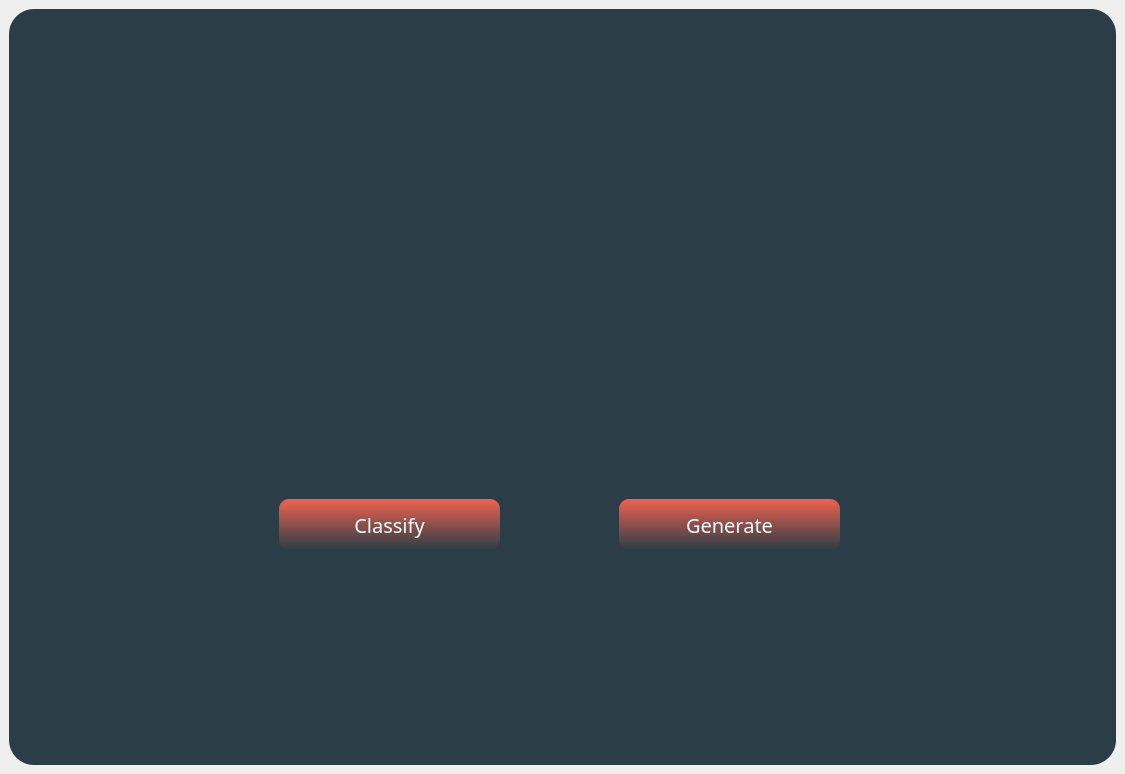
<?xml version="1.0" encoding="UTF-8"?>
<ui version="4.0">
 <class>MainWindow</class>
 <widget class="QMainWindow" name="MainWindow">
  <property name="geometry">
   <rect>
    <x>0</x>
    <y>0</y>
    <width>1125</width>
    <height>774</height>
   </rect>
  </property>
  <property name="windowTitle">
   <string>MainWindow</string>
  </property>
  <property name="layoutDirection">
   <enum>Qt::LeftToRight</enum>
  </property>
  <widget class="QWidget" name="centralwidget">
   <layout class="QHBoxLayout" name="horizontalLayout">
    <item>
     <widget class="QFrame" name="MainFrame">
      <property name="styleSheet">
       <string notr="true">background-color: #2b3e47;
border-radius: 25px;</string>
      </property>
      <property name="frameShape">
       <enum>QFrame::StyledPanel</enum>
      </property>
      <property name="frameShadow">
       <enum>QFrame::Raised</enum>
      </property>
      <widget class="QPushButton" name="classifyButton">
       <property name="geometry">
        <rect>
         <x>270</x>
         <y>490</y>
         <width>221</width>
         <height>51</height>
        </rect>
       </property>
       <property name="font">
        <font>
         <family>Futura Md BT</family>
         <pointsize>15</pointsize>
         <weight>50</weight>
         <italic>false</italic>
         <bold>false</bold>
        </font>
       </property>
       <property name="cursor">
        <cursorShape>PointingHandCursor</cursorShape>
       </property>
       <property name="styleSheet">
        <string notr="true">QPushButton{
	background-color: qlineargradient(spread:pad, x1:0, y1:1, x2:0, y2:0, stop:0 #2b3e47, stop:1 #f16150);
	color:#fff;
	border-radius:10px;
	font: 15pt &quot;Futura Md BT&quot;;
}
QPushButton:hover{
	background-color: qlineargradient(spread:pad, x1:0, y1:1, x2:0, y2:0, stop:0 rgb(63, 102, 120), stop:1 #f16150);
	color:#fff;
	border-radius:10px;
	font: 17pt &quot;Futura Md BT&quot;;

}
</string>
       </property>
       <property name="text">
        <string>Classify</string>
       </property>
      </widget>
      <widget class="QFrame" name="circle1">
       <property name="geometry">
        <rect>
         <x>20</x>
         <y>430</y>
         <width>351</width>
         <height>261</height>
        </rect>
       </property>
       <property name="styleSheet">
        <string notr="true">image: url(:/Images/Images/circle1.png);</string>
       </property>
       <property name="frameShape">
        <enum>QFrame::StyledPanel</enum>
       </property>
       <property name="frameShadow">
        <enum>QFrame::Raised</enum>
       </property>
      </widget>
      <widget class="QFrame" name="logo">
       <property name="geometry">
        <rect>
         <x>20</x>
         <y>10</y>
         <width>261</width>
         <height>141</height>
        </rect>
       </property>
       <property name="styleSheet">
        <string notr="true">image: url(:/Images/Images/logoAppWhite.png);</string>
       </property>
       <property name="frameShape">
        <enum>QFrame::StyledPanel</enum>
       </property>
       <property name="frameShadow">
        <enum>QFrame::Raised</enum>
       </property>
      </widget>
      <widget class="QFrame" name="circle2">
       <property name="geometry">
        <rect>
         <x>630</x>
         <y>60</y>
         <width>631</width>
         <height>661</height>
        </rect>
       </property>
       <property name="styleSheet">
        <string notr="true">image: url(:/Images/Images/circle1.png);</string>
       </property>
       <property name="frameShape">
        <enum>QFrame::StyledPanel</enum>
       </property>
       <property name="frameShadow">
        <enum>QFrame::Raised</enum>
       </property>
       <widget class="QFrame" name="robot">
        <property name="geometry">
         <rect>
          <x>-80</x>
          <y>10</y>
          <width>341</width>
          <height>291</height>
         </rect>
        </property>
        <property name="styleSheet">
         <string notr="true">image: url(:/Images/Images/robot.png);
background-color:transparent;</string>
        </property>
        <property name="frameShape">
         <enum>QFrame::StyledPanel</enum>
        </property>
        <property name="frameShadow">
         <enum>QFrame::Raised</enum>
        </property>
       </widget>
      </widget>
      <widget class="QFrame" name="circle3">
       <property name="geometry">
        <rect>
         <x>310</x>
         <y>190</y>
         <width>211</width>
         <height>171</height>
        </rect>
       </property>
       <property name="styleSheet">
        <string notr="true">image: url(:/Images/Images/circle2.png);
background-color:transparent;</string>
       </property>
       <property name="frameShape">
        <enum>QFrame::StyledPanel</enum>
       </property>
       <property name="frameShadow">
        <enum>QFrame::Raised</enum>
       </property>
      </widget>
      <widget class="QFrame" name="circle4">
       <property name="geometry">
        <rect>
         <x>490</x>
         <y>360</y>
         <width>101</width>
         <height>61</height>
        </rect>
       </property>
       <property name="styleSheet">
        <string notr="true">image: url(:/Images/Images/circle2.png);
background-color:transparent;</string>
       </property>
       <property name="frameShape">
        <enum>QFrame::StyledPanel</enum>
       </property>
       <property name="frameShadow">
        <enum>QFrame::Raised</enum>
       </property>
      </widget>
      <widget class="QPushButton" name="generateButton">
       <property name="geometry">
        <rect>
         <x>610</x>
         <y>490</y>
         <width>221</width>
         <height>51</height>
        </rect>
       </property>
       <property name="font">
        <font>
         <family>Futura Md BT</family>
         <pointsize>15</pointsize>
         <weight>50</weight>
         <italic>false</italic>
         <bold>false</bold>
        </font>
       </property>
       <property name="cursor">
        <cursorShape>PointingHandCursor</cursorShape>
       </property>
       <property name="layoutDirection">
        <enum>Qt::LeftToRight</enum>
       </property>
       <property name="styleSheet">
        <string notr="true">QPushButton{
	background-color: qlineargradient(spread:pad, x1:0, y1:1, x2:0, y2:0, stop:0 #2b3e47, stop:1 #f16150);
	color:#fff;
	border-radius:10px;
	font: 15pt &quot;Futura Md BT&quot;;
}
QPushButton:hover{
	background-color: qlineargradient(spread:pad, x1:0, y1:1, x2:0, y2:0, stop:0 rgb(63, 102, 120), stop:1 #f16150);
	color:#fff;
	border-radius:10px;
	font-size : 25px;
	font: 17pt &quot;Futura Md BT&quot;;
}
</string>
       </property>
       <property name="text">
        <string>Generate</string>
       </property>
      </widget>
      <widget class="QFrame" name="windowNav">
       <property name="geometry">
        <rect>
         <x>1000</x>
         <y>10</y>
         <width>100</width>
         <height>40</height>
        </rect>
       </property>
       <property name="maximumSize">
        <size>
         <width>100</width>
         <height>40</height>
        </size>
       </property>
       <property name="styleSheet">
        <string notr="true">background-color:transparent;</string>
       </property>
       <property name="frameShape">
        <enum>QFrame::WinPanel</enum>
       </property>
       <property name="frameShadow">
        <enum>QFrame::Raised</enum>
       </property>
       <layout class="QHBoxLayout" name="horizontalLayout_2">
        <property name="spacing">
         <number>5</number>
        </property>
        <property name="leftMargin">
         <number>0</number>
        </property>
        <property name="topMargin">
         <number>0</number>
        </property>
        <property name="rightMargin">
         <number>0</number>
        </property>
        <property name="bottomMargin">
         <number>0</number>
        </property>
        <item>
         <widget class="QPushButton" name="minimizeButton">
          <property name="maximumSize">
           <size>
            <width>30</width>
            <height>30</height>
           </size>
          </property>
          <property name="cursor">
           <cursorShape>PointingHandCursor</cursorShape>
          </property>
          <property name="text">
           <string/>
          </property>
          <property name="icon">
           <iconset resource="home_screen.qrc">
            <normaloff>:/Images/Images/minimize.png</normaloff>:/Images/Images/minimize.png</iconset>
          </property>
          <property name="iconSize">
           <size>
            <width>30</width>
            <height>30</height>
           </size>
          </property>
         </widget>
        </item>
        <item>
         <widget class="QPushButton" name="closeButton">
          <property name="maximumSize">
           <size>
            <width>50</width>
            <height>50</height>
           </size>
          </property>
          <property name="cursor">
           <cursorShape>PointingHandCursor</cursorShape>
          </property>
          <property name="text">
           <string/>
          </property>
          <property name="icon">
           <iconset resource="home_screen.qrc">
            <normaloff>:/Images/Images/close.png</normaloff>:/Images/Images/close.png</iconset>
          </property>
          <property name="iconSize">
           <size>
            <width>30</width>
            <height>30</height>
           </size>
          </property>
         </widget>
        </item>
       </layout>
      </widget>
      <widget class="QFrame" name="main_header">
       <property name="geometry">
        <rect>
         <x>0</x>
         <y>0</y>
         <width>1111</width>
         <height>131</height>
        </rect>
       </property>
       <property name="styleSheet">
        <string notr="true">background-color:transparent;</string>
       </property>
       <property name="frameShape">
        <enum>QFrame::StyledPanel</enum>
       </property>
       <property name="frameShadow">
        <enum>QFrame::Raised</enum>
       </property>
      </widget>
      <zorder>logo</zorder>
      <zorder>circle1</zorder>
      <zorder>circle2</zorder>
      <zorder>circle3</zorder>
      <zorder>classifyButton</zorder>
      <zorder>circle4</zorder>
      <zorder>generateButton</zorder>
      <zorder>main_header</zorder>
      <zorder>windowNav</zorder>
     </widget>
    </item>
   </layout>
  </widget>
 </widget>
 <resources>
  <include location="home_screen.qrc"/>
 </resources>
 <connections/>
</ui>
